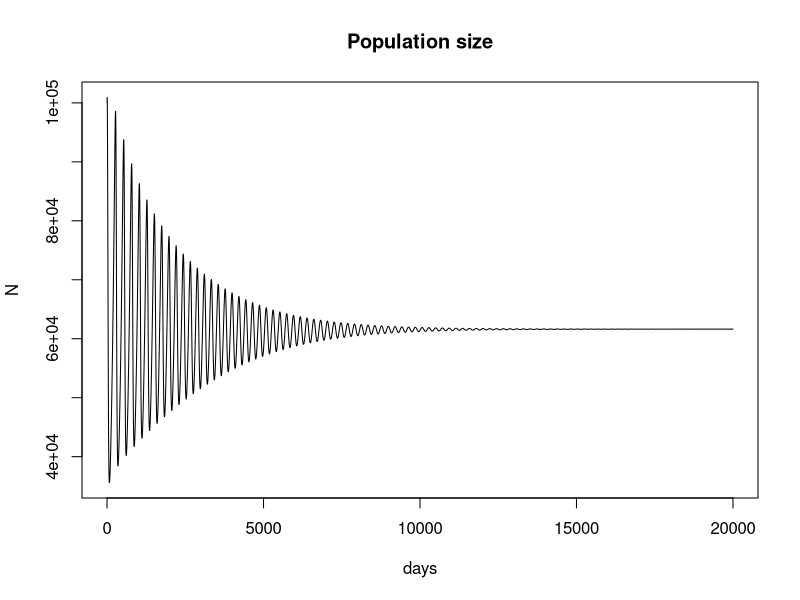
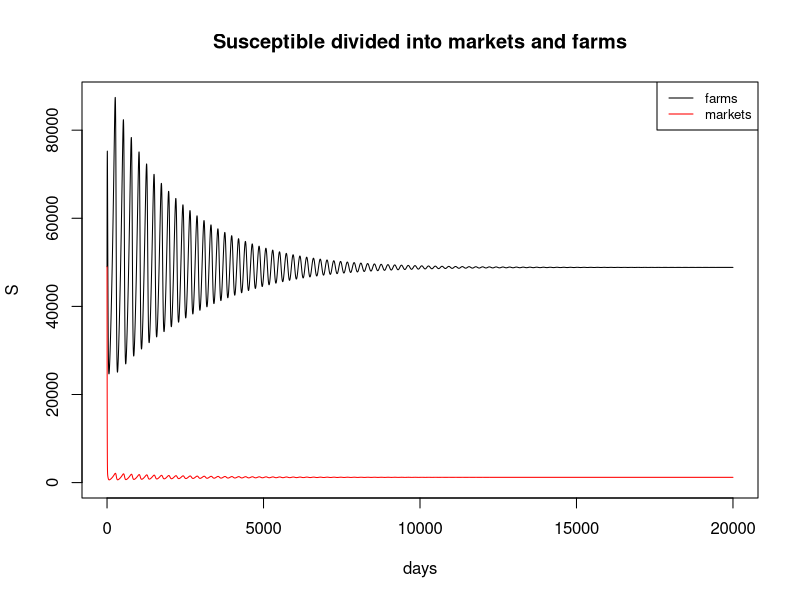
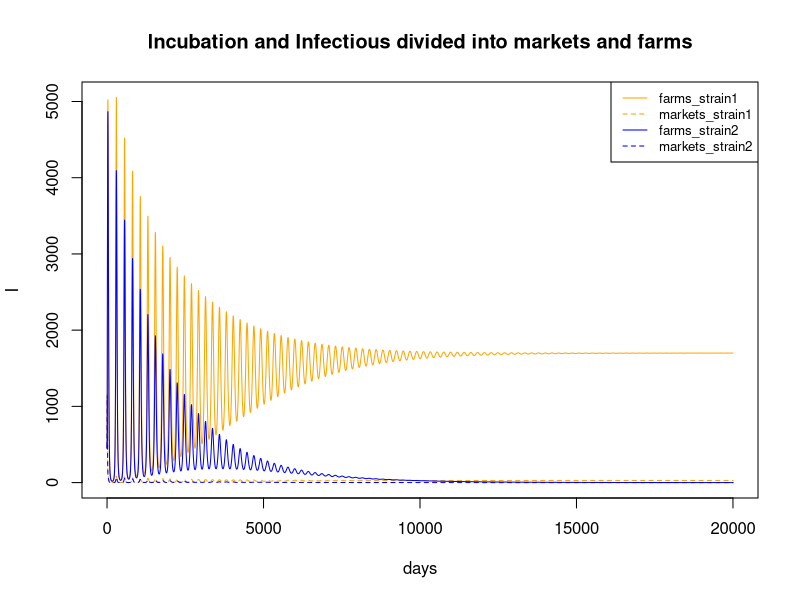
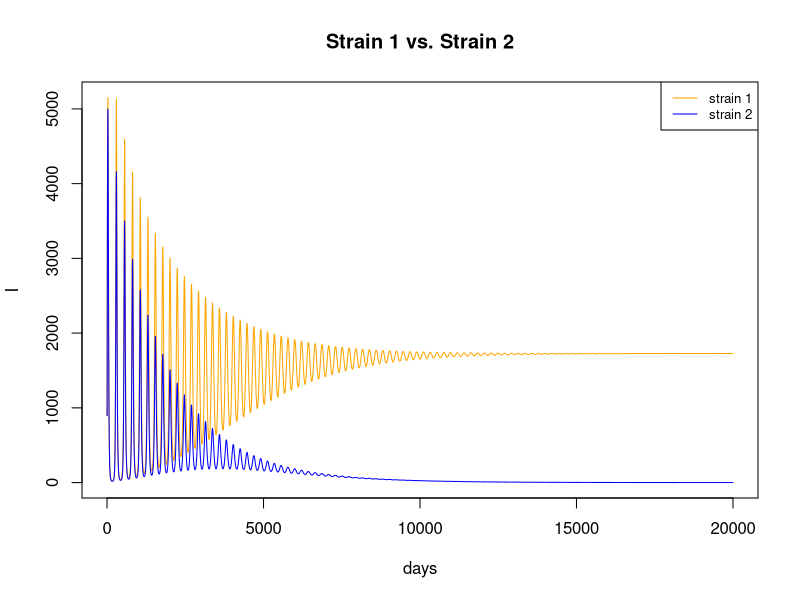
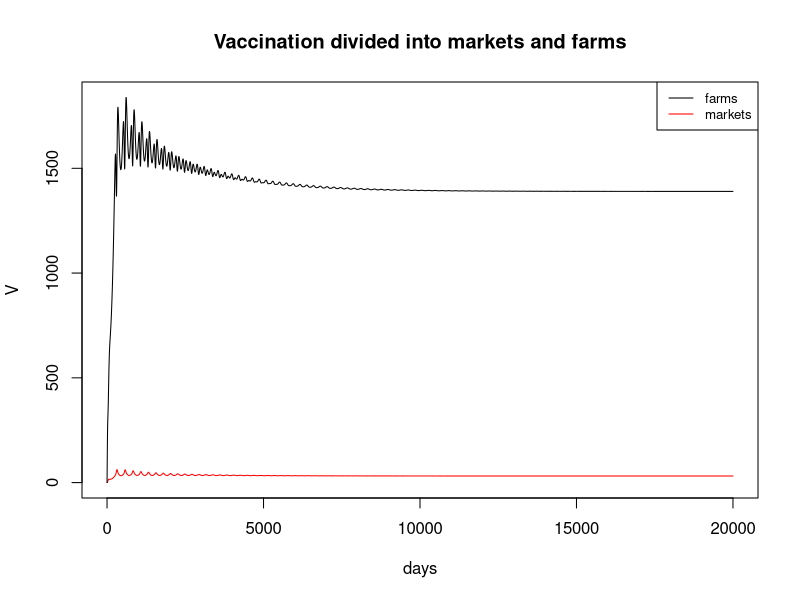

These figures' R source, in order:
# ------------------------------------------------------------------------------
# Space modifies predictions of virulence evolution through differential immunization
# status and contact rate in a backyard poultry farm, live market system
#
# @author: Justin Sheen
# @description: a two-patch, deterministic model that shows the dependency of virulence 
#               evolution on space due to differential immunization status and contact rate.
#               With this model, we seek to understand whether, from a modeling standpoint,
#               a higher virulent form of the virus would be permitted, and whether this
#               higher virulent form will only be able to circulate within farms; acting
#               as a reservoir that spills into the market population and creates transitory
#               epidemics. The rate of migration may limit the amount of space the virulent 
#               virus is able to take over.
# ------------------------------------------------------------------------------

# Assumptions ------------------------------------------------------------------
# - We assume density independent transmission rates
# - We assume that there is no transmission of the vaccine, and that there are no other lower-virulent strains of the virus circulating
# - We assume that probability of death is the same between strain 1 and strain 2 after first infection
# - Vaccination completely protects chickens from mortality, and is only conducted in farms

# Load libraries ---------------------------------------------------------------
library(deSolve)

# Parameters of the model ------------------------------------------------------
# Strain 1 is a lower virulence strain
# Strain 2 is a higher virulence strain
t_max = 2e4 # time of simulation (days)
pop_size = 1e5 # population size
pop_size_pointfive_perc = 0.005 * pop_size
pop_size_ninetynine_perc = 0.99 * pop_size
fS_init = (pop_size_ninetynine_perc * 1/2) - pop_size_pointfive_perc # initial susceptible population in farms
mS_init = (pop_size_ninetynine_perc * 1/2) - pop_size_pointfive_perc # initial susceptible population in markets
fI1_init = pop_size_pointfive_perc # initial strain 1 infectious population in farms
mI1_init = pop_size_pointfive_perc # initial strain 1 infectious population in markets
fI2_init = pop_size_pointfive_perc # initial strain 2 infectious population in farms
mI2_init = pop_size_pointfive_perc # initial strain 2 infectious population in markets
sig = 1 / 5 # transition rate of infectiousness per chicken per day
gamm = 1 / 4.5 # transition rate of recovery per chicken per day
mort = 1 / 4 # mortality rate per chicken per day
nat_mort = 1 / 730 # natural mortality rate per chicken per day
fbet1 = (15 / 30) / pop_size # transmission rate of strain 1 among farms per SI contact per day
mbet1 = (40 / 7) / pop_size # transmission rate of strain 1 among markets per SI contact per day
strain_2_multiplication_transmission = 1.0001
strain_2_multiplication_mortality = 1.1
fbet2 = fbet1 * strain_2_multiplication_transmission # transmission rate of strain 2 among farms per SI contact per day 
mbet2 = mbet1 * strain_2_multiplication_transmission # transmission rate of strain 2 among markets per SI contact per day
p_1 = 0.85 # probability of death from NDV infection of strain 1 given chicken was never infected
p_2 = p_1 * strain_2_multiplication_mortality # probability of death from NDV infection of strain 2 given chicken was never infected
b = ((0.75 / 30) / 15) * 5 # birth rate of new chickens in farms per susceptible chicken per day (from Table 2 of household level per month of Annapragada et al. 2019)
perc_sold_per_farm = 0.2 # percent sold in interval
inter_sell_time_per_farm = 60 # days between successive sales of chickens of a farm
m_fm = perc_sold_per_farm / inter_sell_time_per_farm # migration rate of chickens from farms to markets per chicken per day
m_mf = (1 / 7) # migration rate of chickens from markets to farms per chicken per day
perc_vax = 0.1 # percent vaccinated at each campaign
inter_vax_time = 365 # time that perc_vax is vaccinated
v = perc_vax / inter_vax_time # vaccination rate of chickens of farms per susceptible chicken of farm per day
v_hat = (1 / 126) # rate of loss of immunity due to vaccination per chicken per day
theta = (1 / 126) # rate of loss of immunity due to previous infection per chicken per day
parameters <- c(fbet1=fbet1, fbet2=fbet2, mbet1=mbet1, mbet2=mbet2,
                sig=sig, gamm=gamm, mort=mort, p_1=p_1, p_2=p_2, b=b, 
                m_fm=m_fm, m_mf=m_mf,
                v=v, v_hat=v_hat, theta=theta)

# Initial conditions of the model ----------------------------------------------
init <- c(fS=fS_init, fE1=0, fE2=0, fI1=fI1_init, fI2=fI2_init, fR1=0, fR2=0, 
          fV=0, fV_E1=0, fV_I1=0, fV_E2=0, fV_I2=0,
          mS=mS_init, mE1=0, mE2=0, mI1=mI1_init, mI2=mI2_init, mR1=0, mR2=0, 
          mV=0, mV_E1=0, mV_I1=0, mV_E2=0, mV_I2=0)

# Model equations --------------------------------------------------------------
time <- seq(0, t_max, by = t_max / (2 * length(1:t_max)))
eqn <- function(time, state, parameters){
    with(as.list(c(state, parameters)),{
      # Backyard poultry farms
      dfS = b*(fS + fE1 + fE2 + fI1 + fI2 + fR1 + fR2) -
            fbet1*(1-v)*fS*fI1 -fbet2*(1-v)*fS*fI2 -
            fbet1*(1-v)*fS*fV_I1 -fbet2*(1-v)*fS*fV_I2 -
            v*fS +v_hat*fV -
            m_fm*(1-v)*fS +m_mf*mS -
            nat_mort*(1-v)*fS
      dfE1 = fbet1*(1-v)*fS*fI1 +fbet1*(1-v)*fS*fV_I1 -
             sig*fE1 -
             m_fm*fE1 +m_mf*mE1 -
             nat_mort*fE1
      dfE2 = fbet2*(1-v)*fS*fI2 +fbet2*(1-v)*fS*fV_I2 -
             sig*fE2 -
             m_fm*fE2 +m_mf*mE2 -
             nat_mort*fE2
      dfI1 = sig*fE1 -
             gamm*(1-p_1)*fI1 -mort*p_1*fI1 -
             m_fm*fI1 +m_mf*mI1 -
             nat_mort*fI1
      dfI2 = sig*fE2 -
             gamm*(1-p_2)*fI2 -mort*p_2*fI2 -
             m_fm*fI2 + m_mf*mI2 -
             nat_mort*fI2
      dfR1 = gamm*(1-p_1)*fI1 -
             theta*fR1 -
             m_fm*fR1 +m_mf*mR1 -
             nat_mort*fR1
      dfR2 = gamm*(1-p_2)*fI2 -
             theta*fR2 -
             m_fm*fR2 +m_mf*mR2 -
             nat_mort*fR2
      dfV = v*(fS) -v_hat*fV -
            fbet1*fV*fI1 -fbet2*fV*fI2 -
            fbet1*fV*fV_I1 -fbet2*fV*fV_I2 +
            gamm*fV_I1 +gamm*fV_I2 -
            m_fm*fV + m_mf*mV -
            nat_mort*fV
      dfV_E1 = fbet1*fV*fI1 +fbet1*fV*fV_I1 -
               sig*fV_E1 -
               m_fm*fV_E1 +m_mf*mV_E1 -
               nat_mort*fV_E1
      dfV_I1 = sig*fV_E1 -
               gamm*fV_I1 -
               m_fm*fV_I1 +m_mf*mV_I1 -
               nat_mort*fV_I1
      dfV_E2 = fbet2*fV*fI2 +fbet2*fV*fV_I2 -
               sig*fV_E2 -
               m_fm*fV_E2 +m_mf*mV_E2 -
               nat_mort*fV_E2
      dfV_I2 = sig*fV_E2 -
               gamm*fV_I2 -
               m_fm*fV_I2 +m_mf*mV_I2 -
               nat_mort*fV_I2

      # Live bird markets
      dmS =  b*(mS+mE1+mE2+mI1+mI2+mR1+mR2)-
             mbet1*mS*mI1 -mbet2*mS*mI2 -
             m_mf*mS +m_fm*(1-v)*fS -
             nat_mort*mS
      dmE1 = mbet1*mS*mI1 -
             sig*mE1 -
             m_mf*mE1 +m_fm*fE1 -
             nat_mort*mE1
      dmE2 = mbet2*mS*mI2 -
             sig*mE2 -
             m_mf*mE2 +m_fm*fE2 -
             nat_mort*mE2
      dmI1 = sig*mE1 -
             gamm*(1-p_1)*mI1 -mort*p_1*mI1 -
             m_mf*mI1 +m_fm*fI1 -
             nat_mort*mI1
      dmI2 = sig*mE2 -
             gamm*(1-p_2)*mI2 -mort*p_2*mI2 -
             m_mf*mI2 +m_fm*fI2 -
             nat_mort*mI2
      dmR1 = gamm*(1-p_1)*mI1 -
             theta*mR1 -
             m_mf*mR1 +m_fm*fR1 -
             nat_mort*mR1
      dmR2 = gamm*(1-p_2)*mI2 -
             theta*mR2 -
             m_mf*mR2 +m_fm*fR2 -
             nat_mort*mR2
      dmV = -v_hat*mV -
            mbet1*mV*mI1 -mbet2*mV*mI2 +
            gamm*mV_I1 + gamm*mV_I2 +
            m_fm*fV -m_mf*mV -
            nat_mort*mV
      dmV_E1 = mbet1*mV*mI1 -
               sig*mV_E1 +
               m_fm*fV_E1 -m_mf*mV_E1 -
               nat_mort*mV_E1
      dmV_I1 = sig*mV_E1 -
               gamm*mV_I1 +
               m_fm*fV_I1 -m_mf*mV_I1 -
               nat_mort*mV_I1
      dmV_E2 = mbet2*mV*fI2 -
               sig*mV_E2 +
               m_fm*fV_E2 -m_mf*mV_E2 -
               nat_mort*mV_E2
      dmV_I2 = sig*mV_E2 -
               gamm*mV_I2 +
               m_fm*fV_I2 -m_mf*mV_I2 -
               nat_mort*mV_I2
      
      return(list(c(dfS, dfE1, dfE2, dfI1, dfI2, dfR1, dfR2,
                    dfV, dfV_E1, dfV_I1, dfV_E2, dfV_I2, 
                    dmS, dmE1, dmE2, dmI1, dmI2, dmR1, dmR2, 
                    dmV, dmV_E1, dmV_I1, dmV_E2, dmV_I2)))})}
out <- ode(y=init, times=time, eqn, parms=parameters)
out.df <- as.data.frame(out)

# Plotting ---------------------------------------------------------------------
# Population size
plot(out.df$time, rowSums(out.df[-c(1)]), main='Population size', ylab='N', xlab='days', type='l')

# Susceptible pool divided into markets and farms
plot(out.df$time, out.df$fS, col='black', type='l', ylim=c(0, max(out.df$fS, out.df$mS)), main='Susceptible divided into markets and farms', ylab='S', xlab='days')
lines(out.df$time, out.df$mS, col='red')
legend('topright', legend=c("farms", "markets"),
       col=c("black", "red"), lty=1, cex=0.8)

# Infectious pool + Infectious and previously recovered pool divided into markets and farms
plot(out.df$time, out.df$fI1, type='l', ylim=c(0, max(out.df$fI1, out.df$mI1, out.df$fI2, out.df$mI2)),
     main='Incubation and Infectious divided into markets and farms', ylab='I', xlab='days', col='orange', lty=1)
lines(out.df$time, out.df$mI1, col='orange', lty=2)
lines(out.df$time, out.df$fI2, col='blue', lty=1)
lines(out.df$time, out.df$mI2, col='blue', lty=2)
legend('topright', legend=c("farms_strain1", "markets_strain1", "farms_strain2", "markets_strain2"),
       col=c("orange", "orange", "blue", "blue"), lty=c(1,2,1,2), cex=0.8)

# Comparing strains 1 and 2
plot(out.df$time, out.df$mI1 + out.df$fI1, col='orange', type='l', ylim=c(0, max((out.df$fI1 + out.df$mI1), (out.df$fI2 + out.df$mI2))),
     main='Strain 1 vs. Strain 2', ylab='I', xlab='days')
lines(out.df$time, out.df$mI2 + out.df$fI2, col='blue')
legend('topright', legend=c("strain 1", "strain 2"),
       col=c("orange", "blue"), lty=1, cex=0.8)

# Vaccination divided into markets and farms
plot(out.df$time, out.df$mV, col='red', type='l', ylim=c(0, max(out.df$mV, out.df$fV)), main='Vaccination divided into markets and farms', ylab='V', xlab='days')
lines(out.df$time, out.df$fV, col='black')
legend('topright', legend=c("farms", "markets"),
       col=c("black", "red"), lty=1, cex=0.8)
